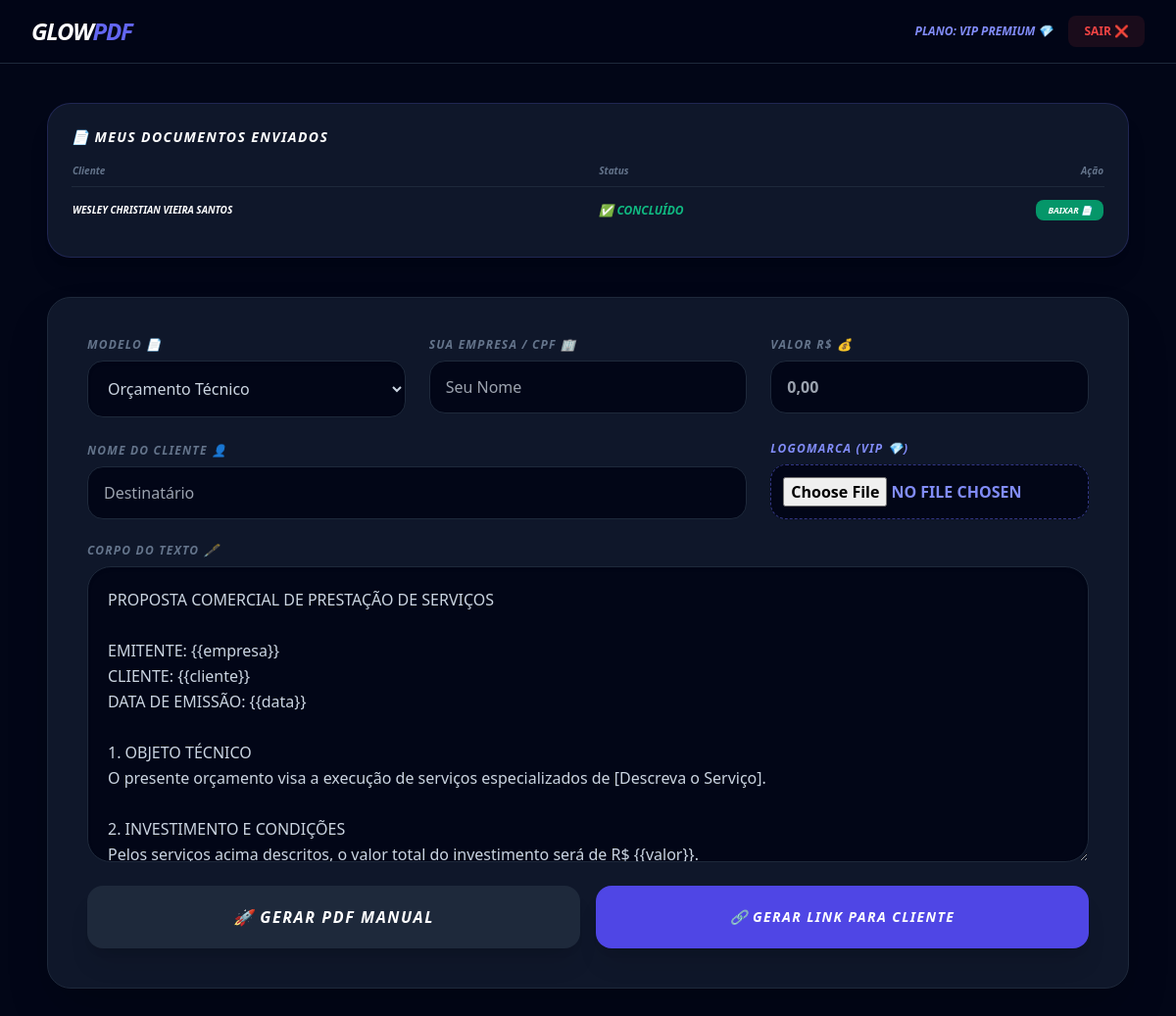
The page /index.php (signed in) on the database as committed earlier.
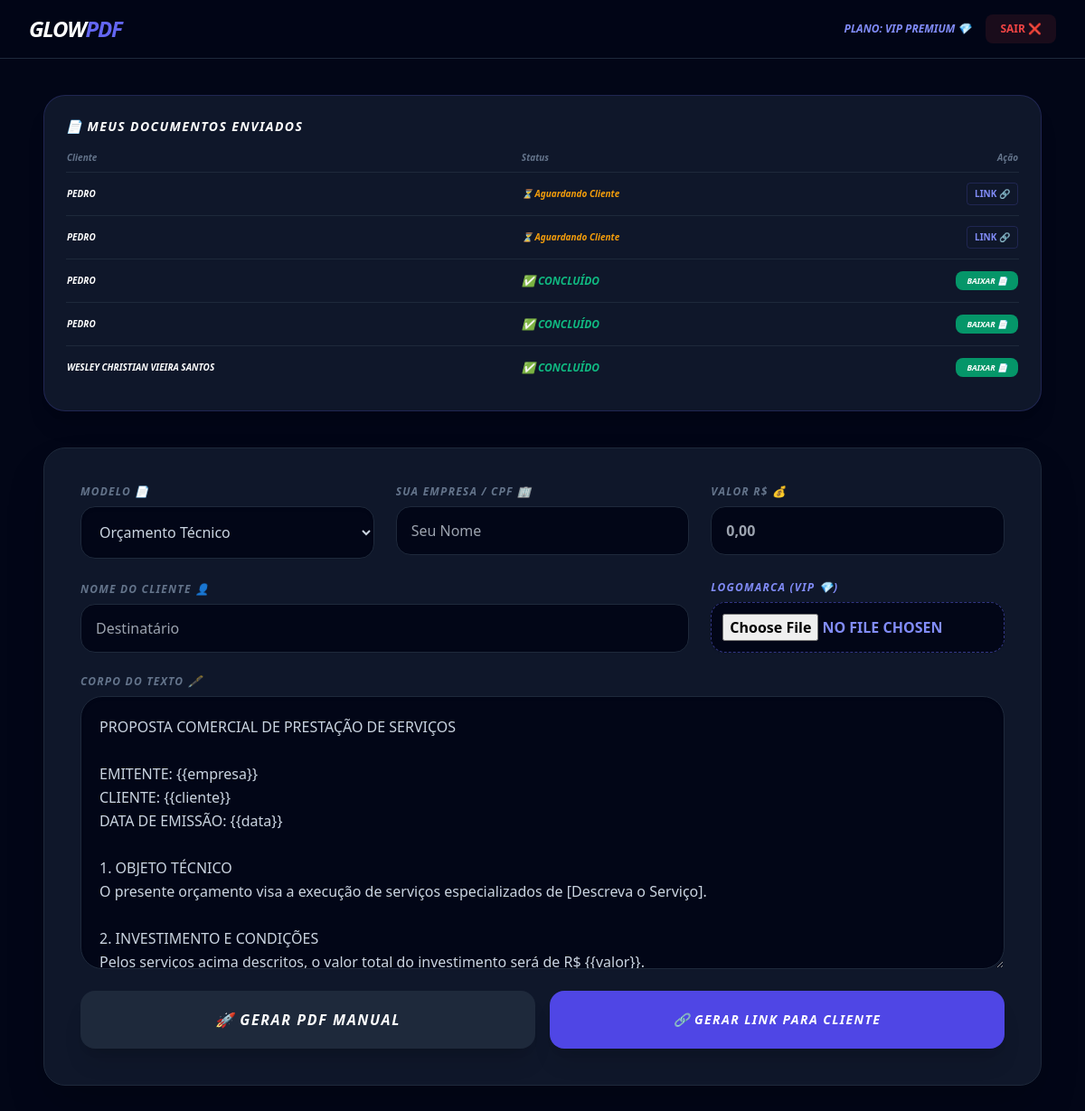
The same page on the database as committed later.
### tables this page shows
CREATE TABLE documentos (
    id INTEGER PRIMARY KEY AUTOINCREMENT,
    token VARCHAR(100) DEFAULT NULL,
    usuario_id INTEGER DEFAULT NULL,
    tipo VARCHAR(100) DEFAULT NULL,
    empresa VARCHAR(255) DEFAULT NULL,
    cliente VARCHAR(255) DEFAULT NULL,
    valor VARCHAR(50) DEFAULT NULL,
    descricao TEXT DEFAULT NULL,
    logo_empresa LONGTEXT DEFAULT NULL,
    assinatura_cliente LONGTEXT DEFAULT NULL,
    assinatura_empresa LONGTEXT DEFAULT NULL,
    status TEXT DEFAULT "pendente" CHECK(status IN ("pendente","assinado_cliente","assinado")),
    criado_em DATETIME DEFAULT CURRENT_TIMESTAMP
);

### index.php (the view, shortened to what this page needs)
<?php
try {
    $pdo = new PDO("sqlite:glow.db");
    $pdo->setAttribute(PDO::ATTR_ERRMODE, PDO::ERRMODE_EXCEPTION);
} catch (Exception $e) {
    die("Erro ao conectar no banco de dados: " . $e->getMessage());
}
$hoje = date("Y-m-d"); $is_pro = false;
if (isset($_SESSION["user"]) && isset($pdo)) {
    $stmt = $pdo->prepare("SELECT status, expira_em FROM usuarios WHERE id = ?");
    $stmt->execute([$_SESSION["user"]["id"]]);
    $check = $stmt->fetch();
    if ($check && $check["status"] === "ativo" && $check["expira_em"] >= $hoje) { $is_pro = true; }
}
?>
<!DOCTYPE html>
<html lang="pt-br">
<head>
    <script src="https://cdn.tailwindcss.com"></script>
</head>
<body class="bg-custom text-slate-300 min-h-screen font-sans">
    <nav class="bg-[#020617]/80 backdrop-blur-md border-b border-slate-800 sticky top-0 z-50">
        <div class="max-w-7xl mx-auto px-4 sm:px-6 lg:px-8">
            <div class="flex justify-between h-16 items-center">
                <h1 class="text-xl md:text-2xl font-black text-white italic tracking-tighter">GLOW<span class="text-indigo-500">PDF</span></h1>
                <div class="hidden md:flex items-center gap-4">
                    <?php if (isset($_SESSION["user"])): ?>
                        <span class="text-xs font-bold text-indigo-400 uppercase italic text-xs">PLANO: <?= $is_pro ? "VIP PREMIUM 💎" : "GRATUITO" ?></span>
                        <a href="?logout=1" class="bg-red-500/10 text-red-500 px-4 py-2 rounded-lg text-xs font-bold uppercase">SAIR ❌</a>
                    <?php endif; ?>
                </div>
            </div>
        </div>
    </nav>
    <main class="max-w-6xl mx-auto py-6 md:py-10 px-4 md:px-6 italic">
        <?php if($is_pro): ?>
        <div class="mb-10 card-custom p-6 rounded-3xl border-indigo-500/20 shadow-xl">
            <h3 class="text-white font-bold mb-4 flex items-center gap-2 text-sm uppercase tracking-widest text-indigo-400 italic">📄 Meus Documentos Enviados</h3>
            <div class="overflow-x-auto text-[10px]">
                <table class="w-full text-left">
                    <thead class="text-slate-500 border-b border-slate-800">
                        <tr><th class="pb-2">Cliente</th><th class="pb-2">Status</th><th class="pb-2 text-right">Ação</th></tr>
                    </thead>
                    <tbody class="divide-y divide-slate-800">
                        <?php
                        $stmt_doc = $pdo->prepare("SELECT * FROM documentos WHERE usuario_id = ? ORDER BY criado_em DESC");
                        $stmt_doc->execute([$_SESSION['user']['id']]);
                        foreach($stmt_doc->fetchAll() as $md): ?>
                        <tr>
                            <td class="py-4 text-white font-bold uppercase"><?= $md['cliente'] ?></td>
                            <td>
                                <?php if($md['status'] == 'pendente'): ?><span class="text-amber-500 italic font-bold">⏳ Aguardando Cliente</span>
                                <?php elseif($md['status'] == 'assinado_cliente'): ?><span class="text-indigo-400 font-bold uppercase">✨ Cliente Assinou!</span>
                                <?php else: ?><span class="text-emerald-500 font-bold uppercase italic text-xs">✅ Concluído</span><?php endif; ?>
                            </td>
                            <td class="text-right">
                                <?php if($md['status'] == 'pendente'): ?>
                                    <button onclick="abrirModalLink('https://<?= $_SERVER['HTTP_HOST'] ?>/assinar.php?id=<?= $md['token'] ?>')" class="text-indigo-400 font-bold uppercase border border-indigo-500/20 px-2 py-1 rounded">Link 🔗</button>
                                <?php elseif($md['status'] == 'assinado_cliente'): ?>
                                    <button onclick="abrirAssinaturaEmpresa(<?= $md['id'] ?>)" class="bg-indigo-600 text-white px-3 py-1 rounded-lg font-black uppercase text-[9px] shadow-lg">ASSINAR ✍️</button>
                                <?php else: ?>
                                    <a href="?baixar_doc=<?= $md['id'] ?>" class="bg-emerald-600 text-white px-3 py-1 rounded-lg font-black uppercase text-[9px]">Baixar 📄</a>
                                <?php endif; ?>
                            </td>
                        </tr>
                        <?php endforeach; ?>
                    </tbody>
                </table>
            </div>
        </div>
        <?php endif; ?>
        <div class="card-custom p-6 md:p-10 rounded-3xl shadow-2xl border-slate-800">
            <form method="POST" id="mainForm" enctype="multipart/form-data" class="flex flex-col gap-6">
                <div class="grid grid-cols-1 md:grid-cols-3 gap-6">
                    <div class="flex flex-col"><label class="text-[10px] font-bold text-slate-500 uppercase mb-2 text-xs tracking-widest italic">Modelo 📄</label><select name="tipo_documento" id="tipo_doc" onchange="alterarTextoBase()" class="w-full p-4 rounded-2xl bg-slate-950 border border-slate-800 outline-none focus:border-indigo-500 text-sm shadow-inner"><option value="ORÇAMENTO TÉCNICO">Orçamento Técnico</option></select></div>
                    <div class="flex flex-col"><label class="text-[10px] font-bold text-slate-500 uppercase mb-2 text-xs tracking-widest italic">Sua Empresa / CPF 🏢</label><input type="text" name="empresa" id="emp_f" required placeholder="Seu Nome" class="w-full p-4 rounded-2xl bg-slate-950 border border-slate-800 outline-none text-sm focus:border-indigo-500"></div>
                    <div class="flex flex-col"><label class="text-[10px] font-bold text-slate-500 uppercase mb-2 text-xs tracking-widest italic">Valor R$ 💰</label><input type="text" name="valor" id="val_f" required placeholder="0,00" class="w-full p-4 rounded-2xl bg-slate-950 border border-slate-800 text-indigo-400 font-bold text-sm focus:border-indigo-500"></div>
                </div>
                <div class="grid grid-cols-1 md:grid-cols-3 gap-6 items-end">
                    <div class="md:col-span-2 flex flex-col"><label class="text-[10px] font-bold text-slate-500 uppercase mb-2 text-xs tracking-widest italic">Nome do Cliente 👤</label><input type="text" name="cliente" id="cli_f" required placeholder="Destinatário" class="w-full p-4 rounded-2xl bg-slate-950 border border-slate-800 text-sm focus:border-indigo-500"></div>
                    <div class="flex flex-col"><label class="text-[10px] font-bold text-indigo-400 uppercase mb-2 text-xs tracking-widest italic font-black text-indigo-400">Logomarca (VIP 💎)</label><?php if ($is_pro): ?><input type="file" name="logo_file" class="w-full p-3 text-[10px] bg-slate-950 rounded-2xl border border-dashed border-indigo-500/50 text-indigo-400 font-bold uppercase shadow-sm"><?php else: ?><div class="w-full p-4 bg-slate-800/20 rounded-2xl text-slate-500 italic text-center border border-slate-800 text-[10px]">Liberado apenas no VIP 💎</div><?php endif; ?></div>
                </div>
                <div class="flex flex-col"><label class="text-[10px] font-bold text-slate-500 uppercase mb-2 text-xs tracking-widest italic">Corpo do Texto 🖋️</label><textarea name="descricao" id="texto_doc" rows="10" class="w-full p-5 rounded-3xl bg-slate-950 border border-slate-800 outline-none text-sm leading-relaxed focus:border-indigo-500 shadow-inner"></textarea></div>
                <div class="grid grid-cols-1 md:grid-cols-2 gap-4">
                    <button type="submit" name="gerar_pdf" class="bg-slate-800 hover:bg-slate-700 text-white font-black py-5 rounded-2xl uppercase tracking-widest transition shadow-xl text-sm md:text-base italic">🚀 GERAR PDF MANUAL</button>
                    <?php if ($is_pro): ?>
                    <button type="submit" name="gerar_link" class="bg-indigo-600 hover:bg-indigo-500 text-white font-black py-5 rounded-2xl uppercase tracking-widest shadow-xl transition text-sm italic">🔗 GERAR LINK PARA CLIENTE</button>
                    <?php endif; ?>
                </div>
            </form>
        </div>
    </main>
</body>
</html>

### index.php (style rules this page uses)
.bg-custom { background: #020617; }
.card-custom { background: #0f172a; border: 1px solid #1e293b; }
input, select, textarea { font-size: 16px !important; }

Rows that differ between the two databases and show on the page:
added documentos: cliente "PEDRO", status "⏳ Aguardando Cliente"
added documentos: cliente "PEDRO", status "⏳ Aguardando Cliente"
added documentos: cliente "PEDRO", status "✅ CONCLUÍDO"
added documentos: cliente "PEDRO", status "✅ CONCLUÍDO"
